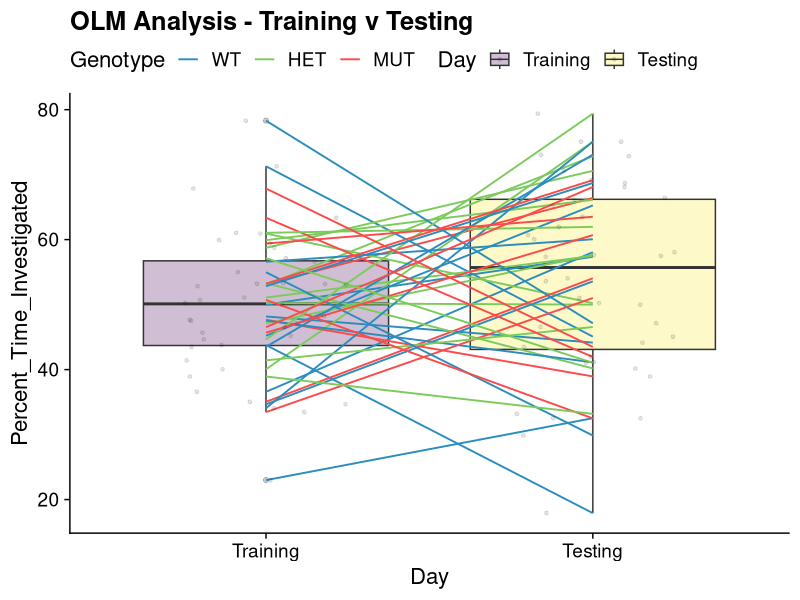
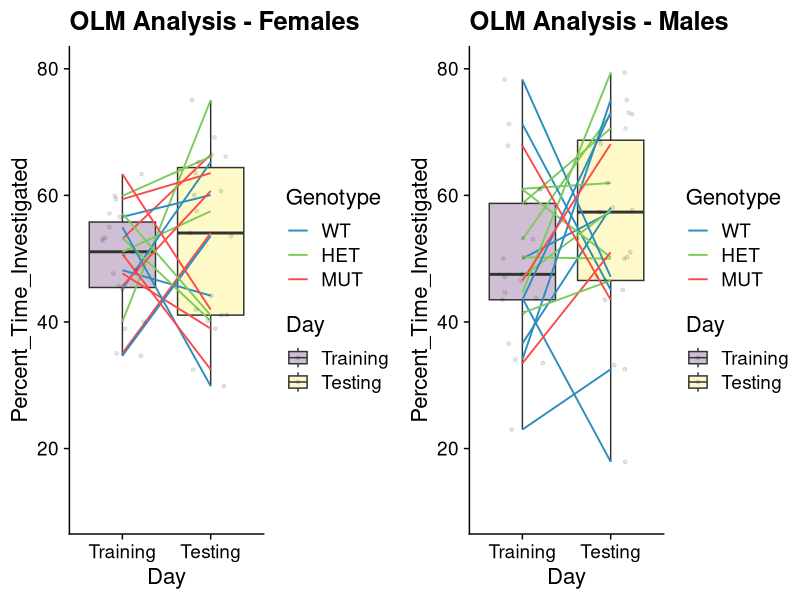
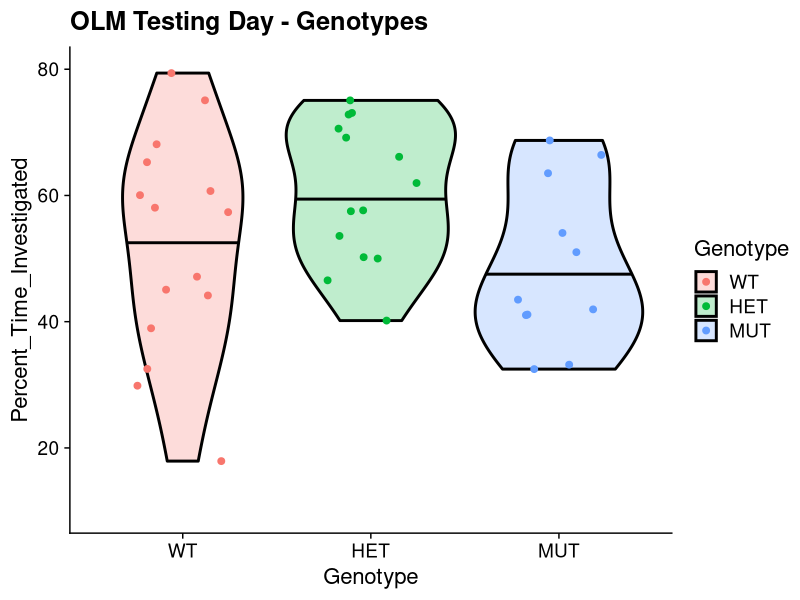
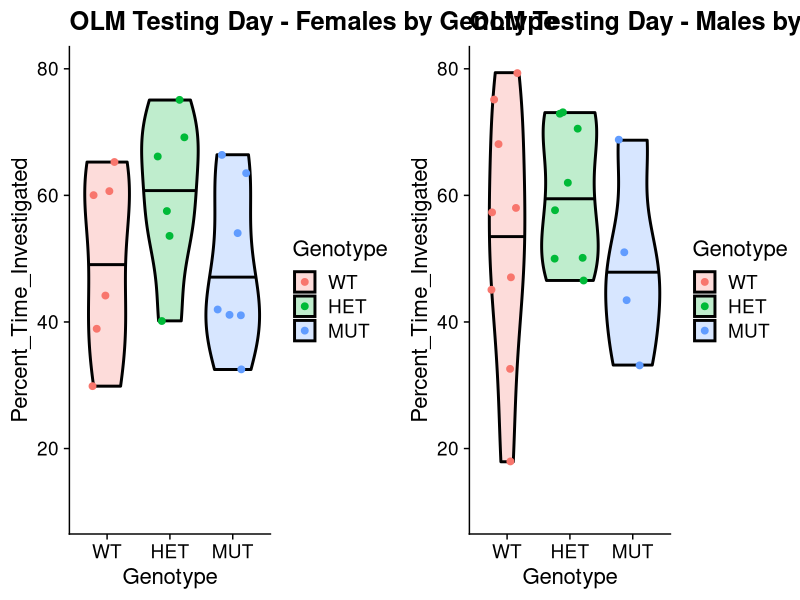

These figures' R source, in order: (Note: this script raises an error after producing the figures.)
library(ggplot2)
library(here)
library(ggplot2)
library(rlang)
library(rstatix)
library(nlme)
library(cowplot)
library(ggbeeswarm)
library(ggpubr)
library(ggsignif)

data_box_plot<- read.csv("Data_OLM_Analysis.csv", header=TRUE)

mytheme <- theme(panel.grid.minor=element_blank(), #gets rid of grey and lines in the middle
                 panel.grid.major=element_blank(), #gets rid of grey and lines in the middle
                 panel.background=element_rect(fill="white"),#gets rid of grey and lines in the middle
                 panel.border=element_blank(), #gets rid of square going around the entire graph
                 axis.line.x = element_line(colour = 'black', size = 1),#sets the axis line size
                 axis.line.y = element_line(colour = 'black', size = 1),#sets the axis line size
                 axis.ticks=element_line(colour = 'black', size = 0.5), #sets the tick lines
                 axis.title.x = element_text(size=10, color="black"), #size of x-axis title
                 axis.title.y = element_text(size=10, color="black"), #size of y-axis title
                 axis.text.x = element_text(size=12, color="black"), #size of x-axis text
                 axis.text.y = element_text(size=12, color="black"))#size of y-axis text

data_box_plot$Day <- factor(data_box_plot$Day)
data_box_plot$Day <- plyr::revalue(data_box_plot$Day, c('1' = "Training", '2' = "Testing"))

#Stratify by Day
generate_longitudinal_boxplots <- function(input_data, X, Y, min,max){
  data<-as.data.frame(input_data)
  #Ensure correct ordering of levels
  data$Genotype <- factor(data$Genotype, levels = c("WT","HET","MUT"))
  data$Day <- factor(data$Day, levels = c("Training", "Testing"))
  
  ggplot(data=data,aes(x={{X}},y={{Y}}, fill={{X}})) +
    geom_boxplot(alpha=0.25)+
    geom_line(aes(group = MouseID,color=Genotype),size=0.65)+
    scale_fill_viridis_d()+
    geom_point(size=1,position=position_jitter(width=0.25),alpha=0.1)+
    theme_cowplot(16) +
    ggtitle("OLM Analysis - Training v Testing") +
    scale_color_manual(values = c(WT = "#2b8cbe", HET = "#7BCB5B", MUT = "#FB4A4A")) +
    theme(legend.position = "top")
}

fullplot<-generate_longitudinal_boxplots(data_box_plot, Day, Percent_Time_Investigated,0,100)
plot(fullplot)

#Stratify by Sex & Day
data_box_plot$Genotype <- factor(data_box_plot$Genotype,levels=c("WT", "HET", "MUT"))
females <- subset(data_box_plot, Sex =="Female")
generate_longitudinal_boxplots_female <- function(input_data, X, Y, min,max){
  data<-as.data.frame(input_data)
  #Ensure correct ordering of levels
  data$Genotype <- factor(data$Genotype, levels = c("WT","HET","MUT"))
  data$Day <- factor(data$Day, levels = c("Training", "Testing"))
  
  ggplot(data=females,aes(x={{X}},y={{Y}}, fill={{X}})) +
    geom_boxplot(alpha=0.25)+
    geom_line(aes(group = MouseID,color=Genotype),size=0.65)+
    scale_fill_viridis_d()+
    geom_point(size=1,position=position_jitter(width=0.25),alpha=0.1)+
    theme_cowplot(16) +
    ggtitle("OLM Analysis - Females") +
    ylim(10,80) +
    scale_color_manual(values = c(WT = "#2b8cbe", HET = "#7BCB5B", MUT = "#FB4A4A")) +
    theme(legend.position = "right")
}

males <- subset(data_box_plot, Sex=="Male")
generate_longitudinal_boxplots_male <- function(input_data, X, Y, min,max){
  data<-as.data.frame(input_data)
  #Ensure correct ordering of levels
  data$Genotype <- factor(data$Genotype, levels = c("WT","HET","MUT"))
  data$Day <- factor(data$Day, levels = c("Training", "Testing"))
  
  ggplot(data=males,aes(x={{X}},y={{Y}}, fill={{X}})) +
    geom_boxplot(alpha=0.25)+
    geom_line(aes(group = MouseID,color=Genotype),size=0.65)+
    scale_fill_viridis_d()+
    geom_point(size=1,position=position_jitter(width=0.25),alpha=0.1)+
    theme_cowplot(16) +
    ylim(10,80) +
    ggtitle("OLM Analysis - Males") +
    scale_color_manual(values = c(WT = "#2b8cbe", HET = "#7BCB5B", MUT = "#FB4A4A")) +
    theme(legend.position = "right")
}

females_only<-generate_longitudinal_boxplots_female(females, Day, Percent_Time_Investigated,0,100)
males_only<-generate_longitudinal_boxplots_male(males, Day, Percent_Time_Investigated,0,100)
plot_grid(females_only, males_only)

#Stratify by Sex, Testing Only
data_box_plot$Genotype <- factor(data_box_plot$Genotype,levels=c("WT", "HET", "MUT"))
fulltesting <- subset(data_box_plot, Day=="Testing")
violin<-ggplot(data=fulltesting,aes(x=Genotype,y=Percent_Time_Investigated, fill=Genotype))+
  geom_violin(alpha=0.25,position=position_dodge(width=.75),size=1,color="black",draw_quantiles=c(0.5))+
  geom_point(aes(color=Genotype),size=2,position=position_jitter(width=0.25),alpha=1)+
  mytheme + theme_cowplot(16) + ggtitle("OLM Testing Day - Genotypes")  + ylim(10,80)
plot(violin)

ftesting <- subset(females, Day=="Testing")
violin2<-ggplot(data=ftesting,aes(x=Genotype,y=Percent_Time_Investigated, fill=Genotype))+
  geom_violin(alpha=0.25,position=position_dodge(width=.75),size=1,color="black",draw_quantiles=c(0.5))+
  geom_point(aes(color=Genotype),size=2,position=position_jitter(width=0.25),alpha=1)+
  mytheme + theme_cowplot(16) + ggtitle("OLM Testing Day - Females by Genotype")  + ylim(10,80)

mtesting <- subset(males, Day=="Testing")
violin3<-ggplot(data=mtesting,aes(x=Genotype,y=Percent_Time_Investigated, fill=Genotype))+
  geom_violin(alpha=0.25,position=position_dodge(width=.75),size=1,color="black",draw_quantiles=c(0.5))+
  geom_point(aes(color=Genotype),size=2,position=position_jitter(width=0.25),alpha=1)+
  mytheme + theme_cowplot(16) + ggtitle("OLM Testing Day - Males by Genotype")  + ylim(10,80)

plot_grid(violin2, violin3)

#Stat Tests
# WT vs MUT Training
data_wm <- data_box_plot %>% filter(Genotype!="HET" & Day != "Testing")
t.test(Percent_Time_Investigated~Genotype,data_wm)
wilcox.test(Percent_Time_Investigated~Genotype,data_wm)
#0.6083, 0.4742

# WT vs MUT Testing
data_m <- data_box_plot %>% filter(Genotype!="HET")
data_wm <- data_m %>% filter(Day != "Training")
t.test(Percent_Time_Investigated~Genotype,data_wm)
wilcox.test(Percent_Time_Investigated~Genotype,data_wm)
#0.6008, 0.5744

# WT vs HET: Training
data_wh <- data_box_plot %>% filter(Genotype!="MUT" & Day != "Testing")
t.test(Percent_Time_Investigated~Genotype,data_wh, exact = FALSE)
wilcox.test(Percent_Time_Investigated~Genotype,data_wh, exact = FALSE)
#0.4504, 0.2475

# WT vs HET: Testing
data_wh <- data_box_plot %>% filter(Genotype!="MUT" & Day != "Training")
t.test(Percent_Time_Investigated~Genotype,data_wh, exact = FALSE)
wilcox.test(Percent_Time_Investigated~Genotype,data_wh, exact = FALSE)
#0.1355, 0.1979

#Longitudinal Slope Test
Percent_Investigation_Time = data_box_plot$Percent_Time_Investigated
output=lme(fixed= Percent_Investigation_Time~ Sex + Genotype, random = ~1|MouseID, data=data_box_plot)
summary(output)



